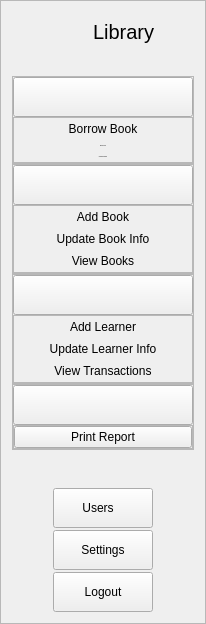
             <widget class="QFrame" name="frame_sideText">
              <property name="minimumSize">
               <size>
                <width>0</width>
                <height>0</height>
               </size>
              </property>
              <property name="maximumSize">
               <size>
                <width>214</width>
                <height>16777215</height>
               </size>
              </property>
              <property name="frameShape">
               <enum>QFrame::Shape::StyledPanel</enum>
              </property>
              <property name="frameShadow">
               <enum>QFrame::Shadow::Raised</enum>
              </property>
              <layout class="QVBoxLayout" name="verticalLayout_33">
               <item>
                <layout class="QHBoxLayout" name="horizontalLayout_19">
                 <property name="leftMargin">
                  <number>35</number>
                 </property>
                 <item>
                  <widget class="QLabel" name="label_appLogo">
                   <property name="minimumSize">
                    <size>
                     <width>40</width>
                     <height>40</height>
                    </size>
                   </property>
                   <property name="maximumSize">
                    <size>
                     <width>40</width>
                     <height>40</height>
                    </size>
                   </property>
                   <property name="font">
                    <font>
                     <bold>false</bold>
                    </font>
                   </property>
                   <property name="text">
                    <string />
                   </property>
                   <property name="pixmap">
                    <pixmap resource="../resources.qrc">:/icons/icons/Liquid glass/icons8-home-96 (1).png</pixmap>
                   </property>
                   <property name="scaledContents">
                    <bool>true</bool>
                   </property>
                  </widget>
                 </item>
                 <item>
                  <widget class="QLabel" name="label_appName">
                   <property name="font">
                    <font>
                     <pointsize>15</pointsize>
                     <fontweight>DemiBold</fontweight>
                    </font>
                   </property>
                   <property name="text">
                    <string>Library</string>
                   </property>
                  </widget>
                 </item>
                </layout>
               </item>
               <item>
                <spacer name="verticalSpacer_18">
                 <property name="orientation">
                  <enum>Qt::Orientation::Vertical</enum>
                 </property>
                 <property name="sizeType">
                  <enum>QSizePolicy::Policy::Fixed</enum>
                 </property>
                 <property name="sizeHint" stdset="0">
                  <size>
                   <width>20</width>
                   <height>18</height>
                  </size>
                 </property>
                </spacer>
               </item>
               <item>
                <layout class="QVBoxLayout" name="verticalLayout_37">
                 <property name="spacing">
                  <number>0</number>
                 </property>
                 <item>
                  <widget class="QFrame" name="frame_sidebarTransact">
                   <property name="maximumSize">
                    <size>
                     <width>196</width>
                     <height>16777215</height>
                    </size>
                   </property>
                   <property name="frameShape">
                    <enum>QFrame::Shape::StyledPanel</enum>
                   </property>
                   <property name="frameShadow">
                    <enum>QFrame::Shadow::Raised</enum>
                   </property>
                   <layout class="QVBoxLayout" name="verticalLayout_38">
                    <property name="spacing">
                     <number>0</number>
                    </property>
                    <property name="leftMargin">
                     <number>0</number>
                    </property>
                    <property name="topMargin">
                     <number>0</number>
                    </property>
                    <property name="rightMargin">
                     <number>0</number>
                    </property>
                    <property name="bottomMargin">
                     <number>0</number>
                    </property>
                    <item>
                     <widget class="QPushButton" name="pushButton_transactSidebar">
                      <property name="minimumSize">
                       <size>
                        <width>180</width>
                        <height>40</height>
                       </size>
                      </property>
                      <property name="maximumSize">
                       <size>
                        <width>175</width>
                        <height>40</height>
                       </size>
                      </property>
                      <property name="font">
                       <font>
                        <pointsize>12</pointsize>
                       </font>
                      </property>
                      <property name="cursor">
                       <cursorShape>PointingHandCursor</cursorShape>
                      </property>
                      <property name="text">
                       <string />
                      </property>
                      <property name="icon">
                       <iconset resource="../resources.qrc">
                        <normaloff>:/icons/icons/composite/transact up.png</normaloff>
                        <normalon>:/icons/icons/composite/transact down</normalon>:/icons/icons/composite/transact up.png</iconset>
                      </property>
                      <property name="iconSize">
                       <size>
                        <width>180</width>
                        <height>36</height>
                       </size>
                      </property>
                      <property name="checkable">
                       <bool>true</bool>
                      </property>
                     </widget>
                    </item>
                    <item>
                     <widget class="QFrame" name="frame_sidebarTransactOptions">
                      <property name="minimumSize">
                       <size>
                        <width>180</width>
                        <height>0</height>
                       </size>
                      </property>
                      <property name="maximumSize">
                       <size>
                        <width>180</width>
                        <height>16777215</height>
                       </size>
                      </property>
                      <property name="frameShape">
                       <enum>QFrame::Shape::StyledPanel</enum>
                      </property>
                      <property name="frameShadow">
                       <enum>QFrame::Shadow::Raised</enum>
                      </property>
                      <layout class="QVBoxLayout" name="verticalLayout_39">
                       <property name="spacing">
                        <number>0</number>
                       </property>
                       <property name="leftMargin">
                        <number>0</number>
                       </property>
                       <property name="topMargin">
                        <number>0</number>
                       </property>
                       <property name="rightMargin">
                        <number>0</number>
                       </property>
                       <property name="bottomMargin">
                        <number>0</number>
                       </property>
                       <item>
                        <widget class="QPushButton" name="pushButton_borrowBookSidebar">
                         <property name="cursor">
                          <cursorShape>PointingHandCursor</cursorShape>
                         </property>
                         <property name="text">
                          <string>Borrow Book</string>
                         </property>
                         <property name="flat">
                          <bool>true</bool>
                         </property>
                        </widget>
                       </item>
                       <item>
                        <widget class="QPushButton" name="pushButton_returnBookSidebar">
                         <property name="font">
                          <font>
                           <family>13</family>
                           <pointsize>-1</pointsize>
                           <italic>false</italic>
                           <bold>false</bold>
                          </font>
                         </property>
                         <property name="cursor">
                          <cursorShape>PointingHandCursor</cursorShape>
                         </property>
                         <property name="text">
                          <string>Return Book</string>
                         </property>
                         <property name="flat">
                          <bool>true</bool>
                         </property>
                        </widget>
                       </item>
                       <item>
                        <widget class="QPushButton" name="pushButton_makePaymentSidebar">
                         <property name="font">
                          <font>
                           <family>13</family>
                           <pointsize>-1</pointsize>
                           <italic>false</italic>
                           <bold>false</bold>
                          </font>
                         </property>
                         <property name="cursor">
                          <cursorShape>PointingHandCursor</cursorShape>
                         </property>
                         <property name="text">
                          <string>Capture Payment</string>
                         </property>
                         <property name="flat">
                          <bool>true</bool>
                         </property>
                        </widget>
                       </item>
                      </layout>
                     </widget>
                    </item>
                   </layout>
                  </widget>
                 </item>
                 <item>
                  <widget class="QFrame" name="frame_sidebarBooks">
                   <property name="maximumSize">
                    <size>
                     <width>196</width>
                     <height>16777215</height>
                    </size>
                   </property>
                   <property name="frameShape">
                    <enum>QFrame::Shape::StyledPanel</enum>
                   </property>
                   <property name="frameShadow">
                    <enum>QFrame::Shadow::Raised</enum>
                   </property>
                   <layout class="QVBoxLayout" name="verticalLayout_40">
                    <property name="spacing">
                     <number>0</number>
                    </property>
                    <property name="leftMargin">
                     <number>0</number>
                    </property>
                    <property name="topMargin">
                     <number>0</number>
                    </property>
                    <property name="rightMargin">
                     <number>0</number>
                    </property>
                    <property name="bottomMargin">
                     <number>0</number>
                    </property>
                    <item>
                     <widget class="QPushButton" name="pushButton_booksSidebar">
                      <property name="minimumSize">
                       <size>
                        <width>180</width>
                        <height>40</height>
                       </size>
                      </property>
                      <property name="maximumSize">
                       <size>
                        <width>175</width>
                        <height>40</height>
                       </size>
                      </property>
                      <property name="font">
                       <font>
                        <pointsize>12</pointsize>
                       </font>
                      </property>
                      <property name="cursor">
                       <cursorShape>PointingHandCursor</cursorShape>
                      </property>
                      <property name="text">
                       <string />
                      </property>
                      <property name="icon">
                       <iconset resource="../resources.qrc">
                        <normaloff>:/icons/icons/composite/books up.png</normaloff>
                        <normalon>:/icons/icons/composite/books down.png</normalon>:/icons/icons/composite/books up.png</iconset>
                      </property>
                      <property name="iconSize">
                       <size>
                        <width>150</width>
                        <height>36</height>
                       </size>
                      </property>
                      <property name="checkable">
                       <bool>true</bool>
                      </property>
                     </widget>
                    </item>
                    <item>
                     <widget class="QFrame" name="frame_sidebarBooksOptions">
                      <property name="minimumSize">
                       <size>
                        <width>180</width>
                        <height>0</height>
                       </size>
                      </property>
                      <property name="maximumSize">
                       <size>
                        <width>180</width>
                        <height>16777215</height>
                       </size>
                      </property>
                      <property name="frameShape">
                       <enum>QFrame::Shape::StyledPanel</enum>
                      </property>
                      <property name="frameShadow">
                       <enum>QFrame::Shadow::Raised</enum>
                      </property>
                      <layout class="QVBoxLayout" name="verticalLayout_43">
                       <property name="spacing">
                        <number>0</number>
                       </property>
                       <property name="leftMargin">
                        <number>0</number>
                       </property>
                       <property name="topMargin">
                        <number>0</number>
                       </property>
                       <property name="rightMargin">
                        <number>0</number>
                       </property>
                       <property name="bottomMargin">
                        <number>0</number>
                       </property>
                       <item>
                        <widget class="QPushButton" name="pushButton_addBookSidebar">
                         <property name="cursor">
                          <cursorShape>PointingHandCursor</cursorShape>
                         </property>
                         <property name="text">
                          <string>Add Book</string>
                         </property>
                         <property name="flat">
                          <bool>true</bool>
                         </property>
                        </widget>
                       </item>
                       <item>
                        <widget class="QPushButton" name="pushButton_updateBookInfoSidebar">
                         <property name="cursor">
                          <cursorShape>PointingHandCursor</cursorShape>
                         </property>
                         <property name="text">
                          <string>Update Book Info</string>
                         </property>
                         <property name="flat">
                          <bool>true</bool>
                         </property>
                        </widget>
                       </item>
                       <item>
                        <widget class="QPushButton" name="pushButton_availableBooksSidebar">
                         <property name="cursor">
                          <cursorShape>PointingHandCursor</cursorShape>
                         </property>
                         <property name="text">
                          <string>View Books</string>
                         </property>
                         <property name="flat">
                          <bool>true</bool>
                         </property>
                        </widget>
                       </item>
                      </layout>
                     </widget>
                    </item>
                   </layout>
                  </widget>
                 </item>
                 <item>
                  <widget class="QFrame" name="frame_sidebarLearners">
                   <property name="maximumSize">
                    <size>
                     <width>196</width>
                     <height>16777215</height>
                    </size>
                   </property>
                   <property name="frameShape">
                    <enum>QFrame::Shape::StyledPanel</enum>
                   </property>
                   <property name="frameShadow">
                    <enum>QFrame::Shadow::Raised</enum>
                   </property>
                   <layout class="QVBoxLayout" name="verticalLayout_44">
                    <property name="spacing">
                     <number>0</number>
                    </property>
                    <property name="leftMargin">
                     <number>0</number>
                    </property>
                    <property name="topMargin">
                     <number>0</number>
                    </property>
                    <property name="rightMargin">
                     <number>0</number>
                    </property>
                    <property name="bottomMargin">
                     <number>0</number>
                    </property>
                    <item>
                     <widget class="QPushButton" name="pushButton_learnersSidebar">
                      <property name="minimumSize">
                       <size>
                        <width>180</width>
                        <height>40</height>
                       </size>
                      </property>
                      <property name="maximumSize">
                       <size>
                        <width>175</width>
                        <height>40</height>
                       </size>
                      </property>
                      <property name="font">
                       <font>
                        <pointsize>12</pointsize>
                       </font>
                      </property>
                      <property name="cursor">
                       <cursorShape>PointingHandCursor</cursorShape>
                      </property>
                      <property name="text">
                       <string />
                      </property>
                      <property name="icon">
                       <iconset resource="../resources.qrc">
                        <normaloff>:/icons/icons/composite/learners up.png</normaloff>
                        <normalon>:/icons/icons/composite/learners down.png</normalon>:/icons/icons/composite/learners up.png</iconset>
                      </property>
                      <property name="iconSize">
                       <size>
                        <width>150</width>
                        <height>36</height>
                       </size>
                      </property>
                      <property name="checkable">
                       <bool>true</bool>
                      </property>
                     </widget>
                    </item>
                    <item>
                     <widget class="QFrame" name="frame_sidebarLearnersOptions">
                      <property name="minimumSize">
                       <size>
                        <width>180</width>
                        <height>0</height>
                       </size>
                      </property>
                      <property name="maximumSize">
                       <size>
                        <width>180</width>
                        <height>16777215</height>
                       </size>
                      </property>
                      <property name="frameShape">
                       <enum>QFrame::Shape::StyledPanel</enum>
                      </property>
                      <property name="frameShadow">
                       <enum>QFrame::Shadow::Raised</enum>
                      </property>
                      <layout class="QVBoxLayout" name="verticalLayout_45">
                       <property name="spacing">
                        <number>0</number>
                       </property>
                       <property name="leftMargin">
                        <number>0</number>
                       </property>
                       <property name="topMargin">
                        <number>0</number>
                       </property>
                       <property name="rightMargin">
                        <number>0</number>
                       </property>
                       <property name="bottomMargin">
                        <number>0</number>
                       </property>
                       <item>
                        <widget class="QPushButton" name="pushButton_addLearnerSidebar">
                         <property name="cursor">
                          <cursorShape>PointingHandCursor</cursorShape>
                         </property>
                         <property name="text">
                          <string>Add Learner</string>
                         </property>
                         <property name="flat">
                          <bool>true</bool>
                         </property>
                        </widget>
                       </item>
                       <item>
                        <widget class="QPushButton" name="pushButton_updateLearnerInfoSidebar">
                         <property name="cursor">
                          <cursorShape>PointingHandCursor</cursorShape>
                         </property>
                         <property name="text">
                          <string>Update Learner Info</string>
                         </property>
                         <property name="flat">
                          <bool>true</bool>
                         </property>
                        </widget>
                       </item>
                       <item>
                        <widget class="QPushButton" name="pushButton_viewTransactionsSidebar">
                         <property name="cursor">
                          <cursorShape>PointingHandCursor</cursorShape>
                         </property>
                         <property name="text">
                          <string>View Transactions</string>
                         </property>
                         <property name="flat">
                          <bool>true</bool>
                         </property>
                        </widget>
                       </item>
                      </layout>
                     </widget>
                    </item>
                   </layout>
                  </widget>
                 </item>
                 <item>
                  <widget class="QFrame" name="frame_sidebarReoprts">
                   <property name="maximumSize">
                    <size>
                     <width>196</width>
                     <height>16777215</height>
                    </size>
                   </property>
                   <property name="frameShape">
                    <enum>QFrame::Shape::StyledPanel</enum>
                   </property>
                   <property name="frameShadow">
                    <enum>QFrame::Shadow::Raised</enum>
                   </property>
                   <layout class="QVBoxLayout" name="verticalLayout_46">
                    <property name="spacing">
                     <number>0</number>
                    </property>
                    <property name="leftMargin">
                     <number>0</number>
                    </property>
                    <property name="topMargin">
                     <number>0</number>
                    </property>
                    <property name="rightMargin">
                     <number>0</number>
                    </property>
                    <property name="bottomMargin">
                     <number>0</number>
                    </property>
                    <item>
                     <widget class="QPushButton" name="pushButton_reportsSidebar">
                      <property name="minimumSize">
                       <size>
                        <width>180</width>
                        <height>40</height>
                       </size>
                      </property>
                      <property name="maximumSize">
                       <size>
                        <width>175</width>
                        <height>40</height>
                       </size>
                      </property>
                      <property name="font">
                       <font>
                        <pointsize>12</pointsize>
                       </font>
                      </property>
                      <property name="cursor">
                       <cursorShape>PointingHandCursor</cursorShape>
                      </property>
                      <property name="text">
                       <string />
                      </property>
                      <property name="icon">
                       <iconset resource="../resources.qrc">
                        <normaloff>:/icons/icons/composite/reports up.png</normaloff>
                        <normalon>:/icons/icons/composite/reports down.png</normalon>:/icons/icons/composite/reports up.png</iconset>
                      </property>
                      <property name="iconSize">
                       <size>
                        <width>150</width>
                        <height>36</height>
                       </size>
                      </property>
                      <property name="checkable">
                       <bool>true</bool>
                      </property>
                     </widget>
                    </item>
                    <item>
                     <widget class="QFrame" name="frame_sidebarReportOptions">
                      <property name="minimumSize">
                       <size>
                        <width>180</width>
                        <height>0</height>
                       </size>
                      </property>
                      <property name="maximumSize">
                       <size>
                        <width>180</width>
                        <height>16777215</height>
                       </size>
                      </property>
                      <property name="frameShape">
                       <enum>QFrame::Shape::StyledPanel</enum>
                      </property>
                      <property name="frameShadow">
                       <enum>QFrame::Shadow::Raised</enum>
                      </property>
                      <layout class="QVBoxLayout" name="verticalLayout_47">
                       <property name="spacing">
                        <number>0</number>
                       </property>
                       <property name="leftMargin">
                        <number>0</number>
                       </property>
                       <property name="topMargin">
                        <number>0</number>
                       </property>
                       <property name="rightMargin">
                        <number>0</number>
                       </property>
                       <property name="bottomMargin">
                        <number>0</number>
                       </property>
                       <item>
                        <widget class="QPushButton" name="pushButton_printReportSidebar">
                         <property name="cursor">
                          <cursorShape>PointingHandCursor</cursorShape>
                         </property>
                         <property name="text">
                          <string>Print Report</string>
                         </property>
                        </widget>
                       </item>
                      </layout>
                     </widget>
                    </item>
                   </layout>
                  </widget>
                 </item>
                 <item>
                  <spacer name="verticalSpacer_19">
                   <property name="orientation">
                    <enum>Qt::Orientation::Vertical</enum>
                   </property>
                   <property name="sizeHint" stdset="0">
                    <size>
                     <width>14</width>
                     <height>32</height>
                    </size>
                   </property>
                  </spacer>
                 </item>
                </layout>
               </item>
               <item>
                <layout class="QVBoxLayout" name="verticalLayout_36">
                 <property name="spacing">
                  <number>2</number>
                 </property>
                 <item alignment="Qt::AlignmentFlag::AlignHCenter">
                  <widget class="QPushButton" name="pushButton_usersSidebar">
                   <property name="minimumSize">
                    <size>
                     <width>100</width>
                     <height>40</height>
                    </size>
                   </property>
                   <property name="maximumSize">
                    <size>
                     <width>100</width>
                     <height>40</height>
                    </size>
                   </property>
                   <property name="text">
                    <string>Users   </string>
                   </property>
                   <property name="icon">
                    <iconset resource="../resources.qrc">
                     <normaloff>:/icons/icons/utils/icons8-user-96.png</normaloff>:/icons/icons/utils/icons8-user-96.png</iconset>
                   </property>
                   <property name="iconSize">
                    <size>
                     <width>30</width>
                     <height>30</height>
                    </size>
                   </property>
                   <property name="checkable">
                    <bool>true</bool>
                   </property>
                  </widget>
                 </item>
                 <item alignment="Qt::AlignmentFlag::AlignHCenter">
                  <widget class="QPushButton" name="pushButton_settingsSidebar">
                   <property name="minimumSize">
                    <size>
                     <width>100</width>
                     <height>40</height>
                    </size>
                   </property>
                   <property name="maximumSize">
                    <size>
                     <width>40</width>
                     <height>40</height>
                    </size>
                   </property>
                   <property name="text">
                    <string>Settings</string>
                   </property>
                   <property name="icon">
                    <iconset resource="../resources.qrc">
                     <normaloff>:/icons/icons/utils/settings_40dp_E3E3E3_FILL0_wght300_GRAD0_opsz40.svg</normaloff>:/icons/icons/utils/settings_40dp_E3E3E3_FILL0_wght300_GRAD0_opsz40.svg</iconset>
                   </property>
                   <property name="iconSize">
                    <size>
                     <width>30</width>
                     <height>30</height>
                    </size>
                   </property>
                   <property name="checkable">
                    <bool>true</bool>
                   </property>
                   <property name="flat">
                    <bool>false</bool>
                   </property>
                  </widget>
                 </item>
                 <item alignment="Qt::AlignmentFlag::AlignHCenter">
                  <widget class="QPushButton" name="pushButton_logoutSidebar">
                   <property name="minimumSize">
                    <size>
                     <width>100</width>
                     <height>40</height>
                    </size>
                   </property>
                   <property name="maximumSize">
                    <size>
                     <width>100</width>
                     <height>40</height>
                    </size>
                   </property>
                   <property name="text">
                    <string>Logout</string>
                   </property>
                   <property name="icon">
                    <iconset resource="../resources.qrc">
                     <normaloff>:/icons/icons/utils/logout_40dp_E3E3E3_FILL0_wght300_GRAD0_opsz40.svg</normaloff>:/icons/icons/utils/logout_40dp_E3E3E3_FILL0_wght300_GRAD0_opsz40.svg</iconset>
                   </property>
                   <property name="iconSize">
                    <size>
                     <width>30</width>
                     <height>30</height>
                    </size>
                   </property>
                   <property name="checkable">
                    <bool>true</bool>
                   </property>
                  </widget>
                 </item>
                </layout>
               </item>
              </layout>
             </widget>
